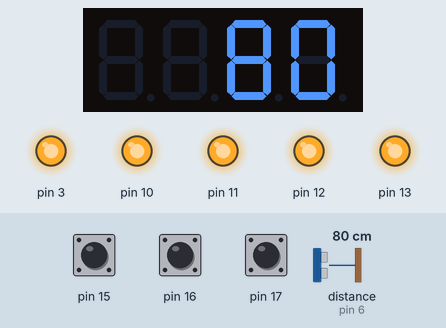
Simulated run of this sketch. Board: Arduino Uno, built with avr-gcc and run on an emulated ATmega328P. Parts: 4-digit seven-segment display, output pins drawn as LEDs (lit = HIGH). The inputs (shaded band) are chosen by the test bench; at power-on: distance to the obstacle (sensor on pin 6) 80 cm, pin 15 HIGH, pin 16 HIGH, pin 17 HIGH. The echo pulse lasts 58.3 µs per cm.

Above: at 1.2 s.
1.3 s: distance to the obstacle (sensor on pin 6) set to 2 cm
At 2.2 s:
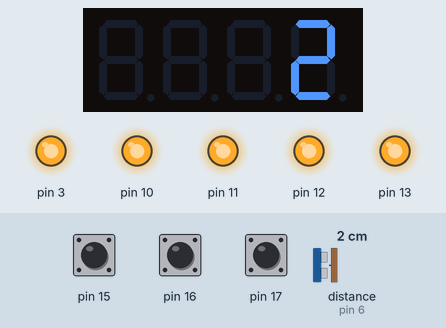
2.8 s: distance to the obstacle (sensor on pin 6) set to 4 cm
At 4.0 s:
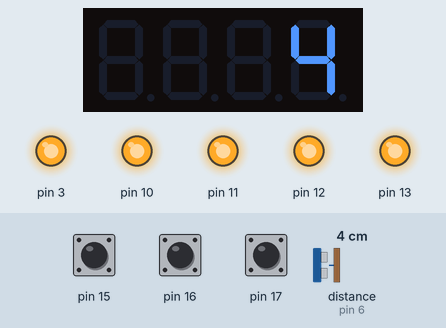
4.3 s: distance to the obstacle (sensor on pin 6) set to 9 cm
At 4.8 s:
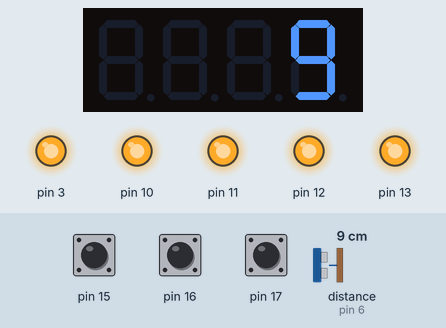
Timing chart, 0 to 7.3 s (numbered marks = the images above; inputs shaded):
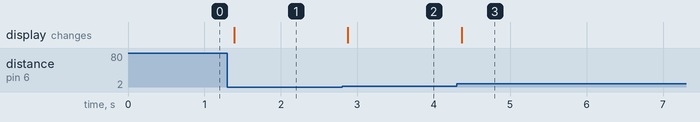

Measured:
- after the input at 1.3 s, the display: changes after 0.09 s (image 1)
- after the input at 2.8 s, the display: changes after 0.08 s (image 2)
- after the input at 4.3 s, the display: changes after 0.07 s (image 3)

The sketch:

Sonar_Module.ino
```cpp
#include <MultiFuncShield.h>

/*

For more information and help, please visit https://www.cohesivecomputing.co.uk/hackatronics/arduino-multi-function-shield/part-2/

*/

const int TrigPin = 5;
const int EchoPin = 6;


void setup() {
  // put your setup code here, to run once:

  pinMode(TrigPin, OUTPUT);
  pinMode(EchoPin, INPUT);

  MFS.initialize();

  // initialize with low pass filter: SMOOTHING_NONE, SMOOTHING_MODERATE or SMOOTHING_STRONG
  MFS.initSonar(SMOOTHING_MODERATE);
}


void loop() {
  // put your main code here, to run repeatedly:

  MFS.write((int)MFS.getSonarDataCm(TrigPin, EchoPin));

  delay(100);
}
```
